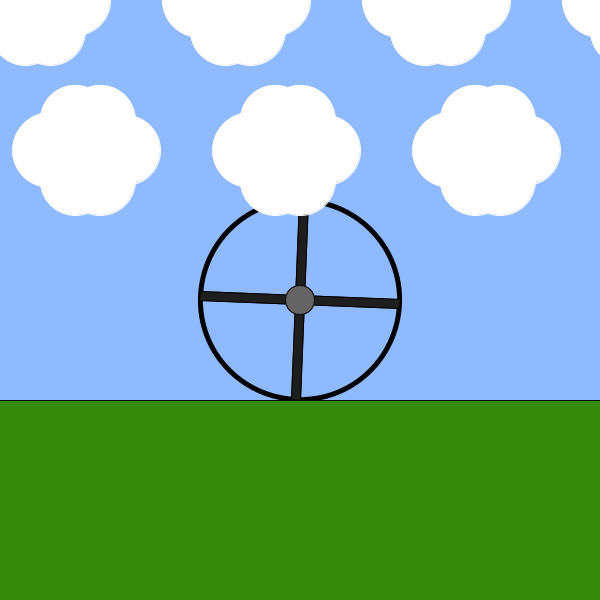
Frame 1 (no input)
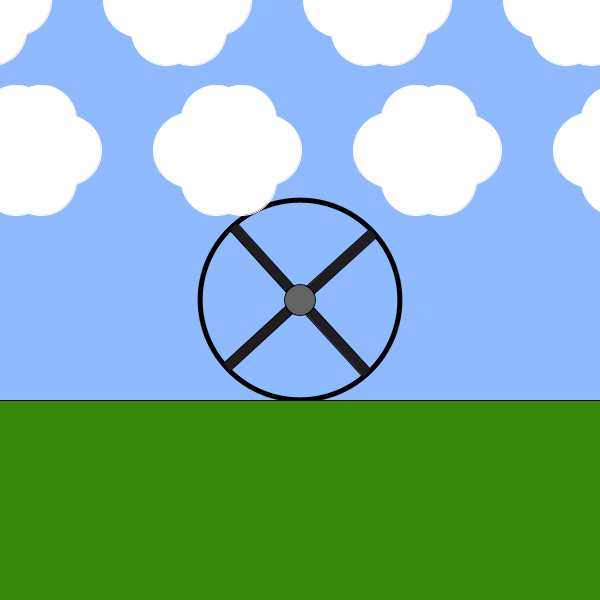
Frame 60 (the mouse pressed at the canvas centre just before this capture)
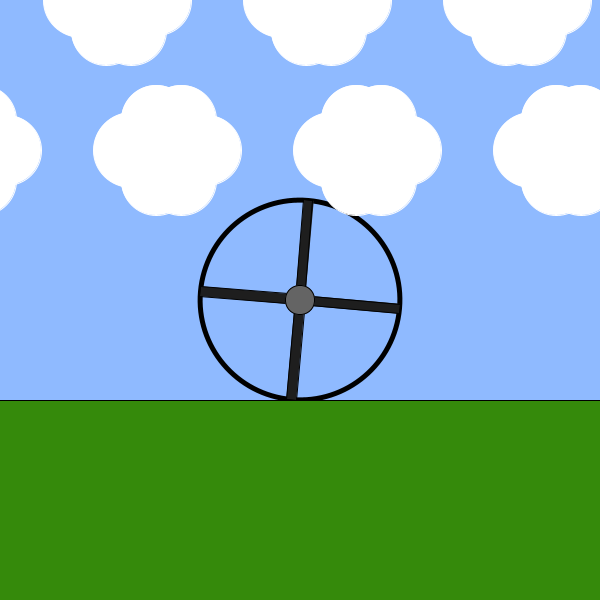
Frame 120 (the mouse held since frame 60 and released just before this capture)

The Processing sketch that drew these frames (run headless with seeded random() and noise(); from frame 60 on, the mouse is pressed at the canvas centre):

// Processing sketch: hjul_med_skyer
// ── hjul_med_skyer.pde
PShape hjul;
float r;
float s;

void setup(){
  size(600, 600);

  r = 0;

  hjul = createShape(GROUP);

  
  strokeWeight(5);
  fill(143, 186, 255);
  PShape wheel = createShape(ELLIPSE, 0,0,200,200);
  wheel.translate(width/2,height/2);
  hjul.addChild(wheel);
  
  strokeWeight(1);
  fill(30);
  PShape ege1  = createShape(RECT, 0,0,10,100);
  ege1.translate(width/2-5,height/2);
  hjul.addChild(ege1);
  
  PShape ege2 = createShape(RECT, 0,0,10,-100);
  ege2.translate(width/2-5,height/2);
  hjul.addChild(ege2);
  
  PShape ege3 = createShape(RECT,0,0,100,10);
  ege3.translate(width/2,height/2-5);
  hjul.addChild(ege3);
  
  PShape ege4 = createShape(RECT,0,0,-100,10);
  ege4.translate(width/2,height/2-5);
  hjul.addChild(ege4);
  
  fill(100);
  PShape wheel2 = createShape(ELLIPSE, 0,0,30,30);
  wheel2.translate(width/2,height/2);
  hjul.addChild(wheel2);

  hjul.translate(-width/2,-height/2);
 
  frameRate(60);
}

void draw(){
  background(143, 186, 255);
  pushMatrix();
  translate(300, 300);
  rotate(frameCount/25.0);
  shape(hjul);
  popMatrix();
  stroke(0);
  fill(53, 138, 11);
  rect(-1,400,601,201);


  translate(0-s, 0); 
  s++;
  if (s>200) { 
    s=0;
  }

  for (int i =0; i < width+300; i++) { 
    if (i % 200==0) {    
      drawClouds(i-200, 0);
      drawClouds(i-150, 150);
    }
  }
  println(frameRate);
}


void drawClouds(int x, int y) {
  // jeg tegner skyerne som 6 cirkler
  fill(255);
  stroke(255);
  circle(x, y, 75);
  circle(x+25, y-30, 70);
  circle(x+25, y+30, 70);
  circle(x+50, y-30, 70);
  circle(x+50, y+30, 70);
  circle(x+75, y, 70);
}
